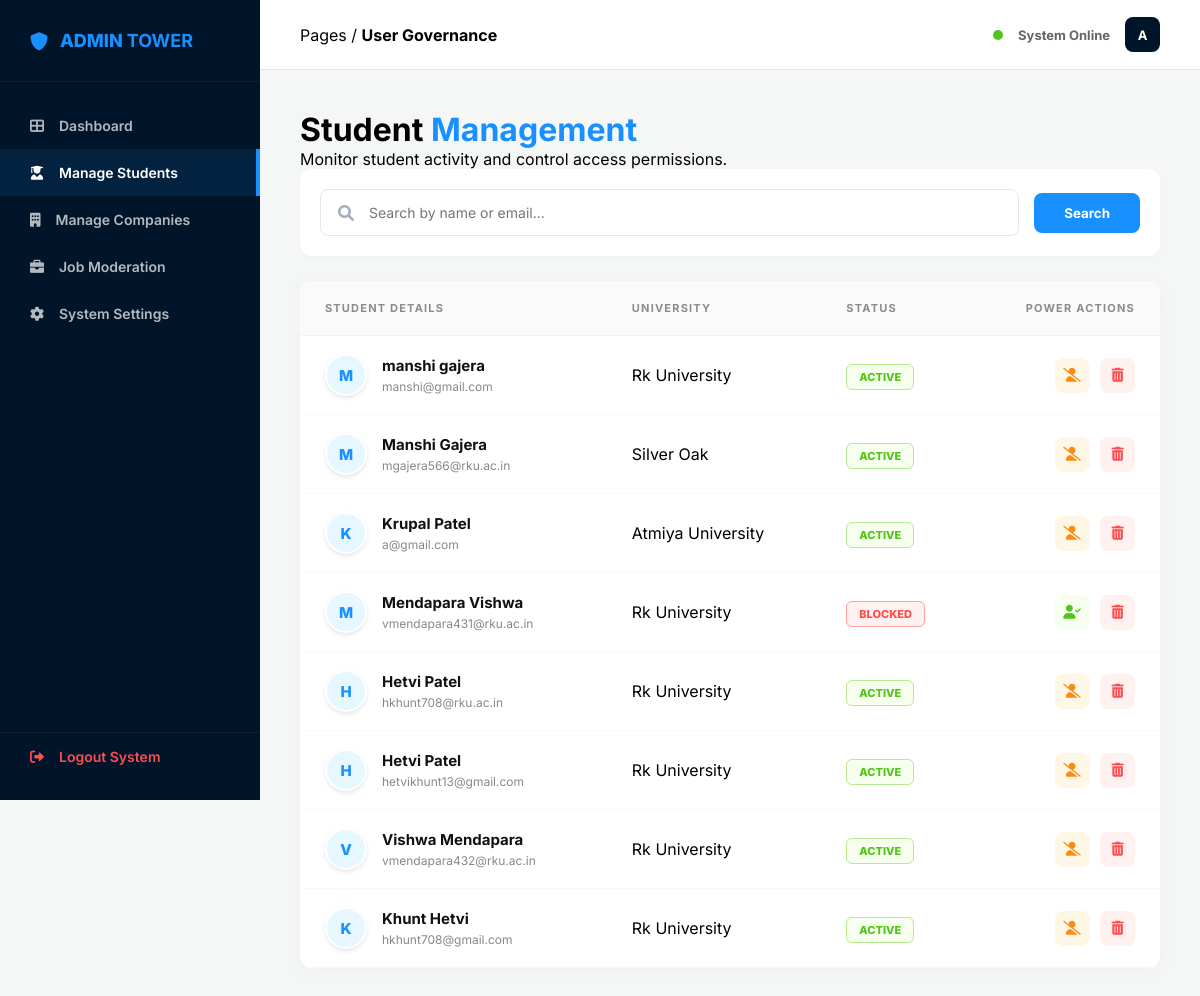
Page /admin/admin_users.php (signed in) on the committed database.
### tables this page shows
CREATE TABLE `registration_details` (
  `id` int(11) NOT NULL,
  `login_id` int(11) NOT NULL,
  `fullname` varchar(100) NOT NULL,
  `university` varchar(150) NOT NULL
);

### admin/admin_users.php (the view, shortened to what this page needs)
<?php
$host = "localhost"; $rootUser = "root"; $rootPass = ""; $dbName = "mini_linkedin";
$conn = new mysqli($host, $rootUser, $rootPass, $dbName);
$search = isset($_GET['search']) ? $conn->real_escape_string($_GET['search']) : '';
$query = "SELECT l.id, l.email, l.account_status, r.fullname, r.university
          FROM login_credentials l
          JOIN registration_details r ON l.id = r.login_id";
$query .= " ORDER BY l.id DESC";
$students = $conn->query($query);
?>
<!DOCTYPE html>
<html lang="en">
<head>
    <link rel="stylesheet" href="https://cdnjs.cloudflare.com/ajax/libs/font-awesome/6.0.0/css/all.min.css">
    <link rel="stylesheet" href="admin_style.css?v=<?php echo time(); ?>">
    <link rel="stylesheet" href="admin_users.css?v=<?php echo time(); ?>">
</head>
<body class="admin-fixed-layout">
    <aside class="sidebar-fixed">
        <div class="sidebar-logo"><i class="fas fa-shield-alt"></i><span>ADMIN <strong>TOWER</strong></span></div>
        <nav class="sidebar-nav">
            <a href="admin_dashboard.php"><i class="fas fa-th-large"></i> Dashboard</a>
            <a href="admin_users.php" class="active"><i class="fas fa-user-graduate"></i> Manage Students</a>
            <a href="admin_companies.php"><i class="fas fa-building"></i> Manage Companies</a>
            <a href="admin_jobs.php"><i class="fas fa-briefcase"></i> Job Moderation</a>
            <a href="admin_settings.php"><i class="fas fa-cog"></i> System Settings</a>
            <div class="nav-spacer"></div>
            <a href="admin_login.php?logout=true" class="logout-link"><i class="fas fa-sign-out-alt"></i> Logout System</a>
        </nav>
    </aside>
    <div class="main-wrapper">
        <header class="content-header">
            <div class="header-breadcrumb">Pages / <strong>User Governance</strong></div>
            <div class="header-status"><span class="pulse-online"></span> System Online <div class="admin-badge">A</div></div>
        </header>
        <main class="page-content">
            <div class="welcome-section">
                <h1>Student <span>Management</span></h1>
                <p>Monitor student activity and control access permissions.</p>
            </div>
            <div class="search-panel">
                <form method="GET" class="admin-search-form">
                    <i class="fas fa-search"></i>
                    <input type="text" name="search" placeholder="Search by name or email..." value="<?php echo htmlspecialchars($search); ?>">
                    <button type="submit">Search</button>
                </form>
            </div>
            <div class="data-panel">
                <table class="admin-table">
                    <thead>
                        <tr>
                            <th>Student Details</th>
                            <th>University</th>
                            <th>Status</th>
                            <th style="text-align: right;">Power Actions</th>
                        </tr>
                    </thead>
                    <tbody>
                        <?php while($row = $students->fetch_assoc()): ?>
                        <tr>
                            <td>
                                <div class="user-cell">
                                    <div class="u-avatar"><?php echo strtoupper(substr($row['fullname'], 0, 1)); ?></div>
                                    <div class="u-info"><strong><?php echo $row['fullname']; ?></strong><span><?php echo $row['email']; ?></span></div>
                                </div>
                            </td>
                            <td><?php echo $row['university']; ?></td>
                            <td><span class="badge <?php echo $row['account_status'] == 'active' ? 'b-success' : 'b-danger'; ?>"><?php echo ucfirst($row['account_status']); ?></span></td>
                            <td style="text-align: right;">
                                <?php if($row['account_status'] == 'active'): ?>
                                    <a href="?action=block&id=<?php echo $row['id']; ?>" class="action-btn btn-warning" title="Block"><i class="fas fa-user-slash"></i></a>
                                <?php else: ?>
                                    <a href="?action=unblock&id=<?php echo $row['id']; ?>" class="action-btn btn-success" title="Unblock"><i class="fas fa-user-check"></i></a>
                                <?php endif; ?>
                                <a href="?action=delete&id=<?php echo $row['id']; ?>" class="action-btn btn-danger" onclick="return confirm('Delete permanently?')" title="Delete"><i class="fas fa-trash-alt"></i></a>
                            </td>
                        </tr>
                        <?php endwhile; ?>
                    </tbody>
                </table>
            </div>
        </main>
    </div>
</body>
</html>

### admin/admin_style.css (style rules this page uses)
* { margin: 0; padding: 0; box-sizing: border-box; font-family: 'Inter', sans-serif; }
body { background: #f4f7f6; }
.admin-fixed-layout { display: flex; min-height: 100vh; }
.sidebar-fixed { width: 260px; background: #001529; color: #fff; position: fixed; height: 100vh; display: flex; flex-direction: column; z-index: 100; }
.sidebar-logo { padding: 30px; font-size: 18px; font-weight: 800; color: #1890ff; display: flex; align-items: center; gap: 12px; border-bottom: 1px solid rgba(255,255,255,0.05); }
.sidebar-nav { flex: 1; display: flex; flex-direction: column; padding: 20px 0; }
.sidebar-nav a { padding: 15px 30px; color: rgba(255,255,255,0.7); text-decoration: none; font-size: 14px; font-weight: 600; display: flex; align-items: center; gap: 15px; transition: 0.3s; }
.sidebar-nav a:hover, .sidebar-nav a.active { background: rgba(24, 144, 255, 0.1); color: #fff; border-right: 4px solid #1890ff; }
.nav-spacer { flex: 1; }
.logout-link { color: #ff4d4f !important; border-top: 1px solid rgba(255,255,255,0.05); }
.main-wrapper { margin-left: 260px; width: calc(100% - 260px); display: flex; flex-direction: column; }
.content-header { height: 70px; background: #fff; padding: 0 40px; display: flex; justify-content: space-between; align-items: center; border-bottom: 1px solid #e2e8f0; }
.header-status { display: flex; align-items: center; gap: 15px; font-size: 13px; font-weight: 700; color: #666; }
.admin-badge { width: 35px; height: 35px; background: #001529; color: #fff; border-radius: 8px; display: flex; align-items: center; justify-content: center; }
.pulse-online { width: 10px; height: 10px; background: #52c41a; border-radius: 50%; box-shadow: 0 0 0 rgba(82, 196, 26, 0.4); animation: pulse 2s infinite; }
.page-content { padding: 40px; }
.welcome-section h1 span { color: #1890ff; }

### admin/admin_users.css (style rules this page uses)
.search-panel { background: #fff; padding: 20px; border-radius: 12px; box-shadow: 0 2px 5px rgba(0,0,0,0.02); margin-bottom: 25px; }
.admin-search-form { display: flex; align-items: center; gap: 15px; position: relative; }
.admin-search-form i { position: absolute; left: 18px; color: #a0aec0; }
.admin-search-form input { width: 100%; padding: 14px 15px 14px 48px; border: 1px solid #e2e8f0; border-radius: 8px; outline: none; font-size: 14px; transition: 0.3s; }
.admin-search-form button { padding: 12px 30px; background: #1890ff; color: #fff; border: none; border-radius: 8px; font-weight: 700; cursor: pointer; transition: 0.2s; }
.data-panel { background: #fff; border-radius: 12px; box-shadow: 0 4px 20px rgba(0,0,0,0.03); overflow: hidden; }
.admin-table { width: 100%; border-collapse: collapse; }
.admin-table th { background: #fafafa; padding: 20px 25px; text-align: left; font-size: 11px; text-transform: uppercase; letter-spacing: 1.2px; color: #8c8c8c; border-bottom: 1px solid #f0f2f5; }
.admin-table td { padding: 18px 25px; border-bottom: 1px solid #f8f9fa; vertical-align: middle; }
.user-cell { display: flex; align-items: center; gap: 15px; }
.u-avatar { width: 42px; height: 42px; background: #e6f7ff; color: #1890ff; border-radius: 50%; display: flex; align-items: center; justify-content: center; font-weight: 800; font-size: 15px; border: 2px solid #fff; box-shadow: 0 2px 4px rgba(0,0,0,0.1); }
.u-info strong { display: block; font-size: 15px; color: #111; }
.u-info span { font-size: 12px; color: #888; }
.badge { padding: 5px 12px; border-radius: 6px; font-size: 11px; font-weight: 800; text-transform: uppercase; }
.b-success { background: #f6ffed; color: #52c41a; border: 1px solid #b7eb8f; }
.b-danger { background: #fff1f0; color: #ff4d4f; border: 1px solid #ffa39e; }
.action-btn { width: 35px; height: 35px; border-radius: 8px; display: inline-flex; align-items: center; justify-content: center; text-decoration: none; font-size: 14px; transition: 0.3s; margin-left: 6px; }
.btn-warning { background: #fff7e6; color: #fa8c16; }
.btn-success { background: #f6ffed; color: #52c41a; }
.btn-danger { background: #fff1f0; color: #ff4d4f; }

### rows in the picture
registration_details: fullname "M", fullname "manshi gajera", login.email "manshi@gmail.com", university "Rk University", login.account_status "ACTIVE"
registration_details: fullname "M", fullname "Manshi Gajera", login.email "mgajera566@rku.ac.in", university "Silver Oak", login.account_status "ACTIVE"
registration_details: fullname "K", fullname "Krupal Patel", login.email "a@gmail.com", university "Atmiya University", login.account_status "ACTIVE"
registration_details: fullname "M", fullname "Mendapara Vishwa", login.email "vmendapara431@rku.ac.in", university "Rk University", login.account_status "BLOCKED"
registration_details: fullname "H", fullname "Hetvi Patel", login.email "hkhunt708@rku.ac.in", university "Rk University", login.account_status "ACTIVE"
registration_details: fullname "H", fullname "Hetvi Patel", login.email "hetvikhunt13@gmail.com", university "Rk University", login.account_status "ACTIVE"
registration_details: fullname "V", fullname "Vishwa Mendapara", login.email "vmendapara432@rku.ac.in", university "Rk University", login.account_status "ACTIVE"
registration_details: fullname "K", fullname "Khunt Hetvi", login.email "hkhunt708@gmail.com", university "Rk University", login.account_status "ACTIVE"
